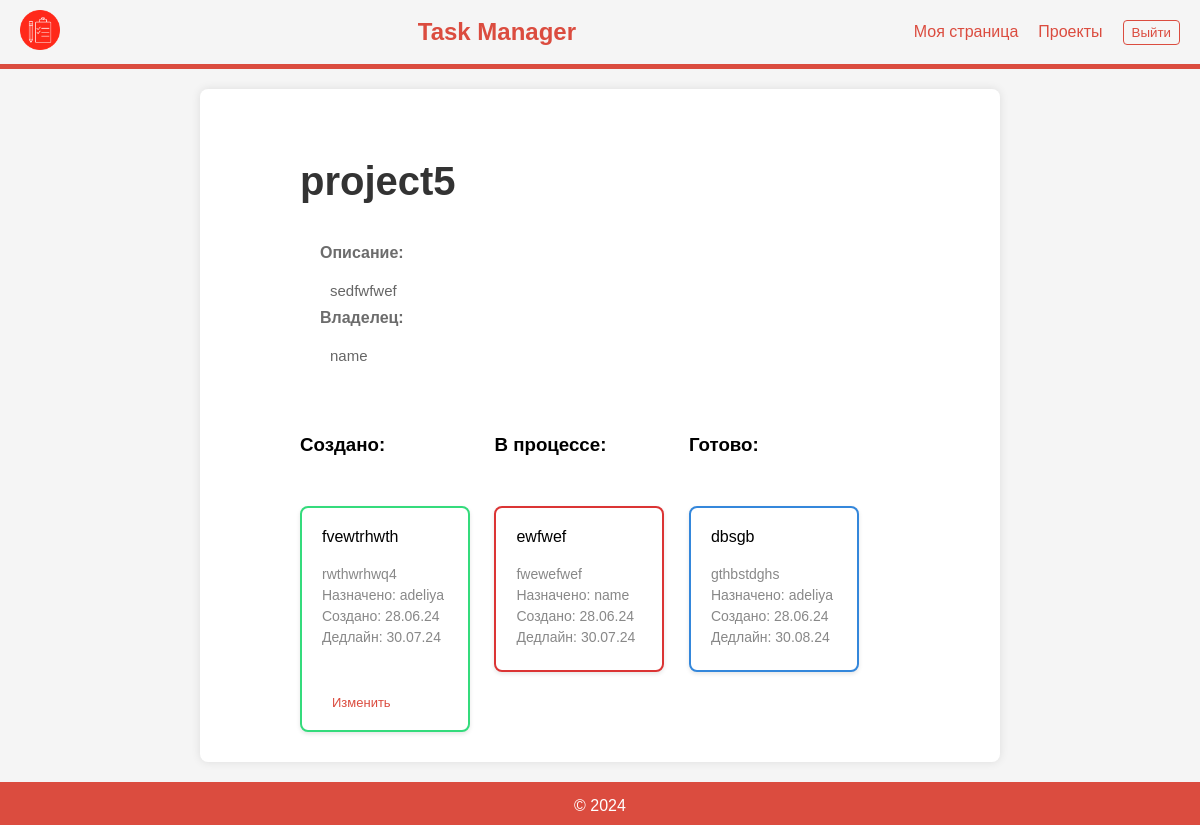
The app's page /projects/2/ (signed in) with its own data.
### app/models.py (models this page shows, shortened)
class Project(models.Model):
    title = models.CharField(max_length=255)
    description = models.TextField()
    owner = models.ForeignKey(
        CustomUser, on_delete=models.CASCADE, related_name="projects"
    )
    date_created = models.DateTimeField(auto_now_add=True)
    date_updated = models.DateTimeField(auto_now=True)

class CustomUser(AbstractUser):
    groups = models.ManyToManyField(Group, related_name="custom_user_set")
    user_permissions = models.ManyToManyField(
        Permission, related_name="custom_user_permissions_set"
    )
    date_joined = models.DateTimeField(default=timezone.now)
    def __str__(self):
        return self.username

class Task(models.Model):
    STATUS_CHOICES = [
        ("created", "Создано"),
        ("in_progress", "В процессе"),
        ("done", "Готово"),
    ]
    project = models.ForeignKey(Project, on_delete=models.CASCADE, related_name="tasks")
    title = models.CharField(max_length=255)
    description = models.TextField()
    assigned_to = models.ForeignKey(
        CustomUser, on_delete=models.SET_NULL, null=True, related_name="tasks"
    )
    date_created = models.DateTimeField(auto_now_add=True)
    date_updated = models.DateTimeField(auto_now=True)
    due_date = models.DateTimeField()
    status = models.CharField(max_length=20, choices=STATUS_CHOICES, default="created")

### app/views.py (the view)
# urls.py: path("projects/<int:pk>/", project_detail, name="project_detail"),
@login_required
def project_detail(request, pk):
    project = get_object_or_404(Project, pk=pk)
    tasks = project.tasks.all()
    is_owner = request.user == project.owner
    is_assigned = tasks.filter(assigned_to=request.user).exists()
    if not is_owner and not is_assigned:
        return HttpResponseForbidden("Доступ запрещен")
    return render(
        request,
        "app/project_detail.html",
        {
            "project": project,
            "tasks": tasks,
            "is_owner": is_owner,
        },
    )

### app/templates/app/project_detail.html (shortened to what this page needs)
{% extends 'app/base.html' %}
{% block content %}
    <div class="project-title">
        <h1>{{ project.title }}</h1>
    </div>
    <div class="project_description">
        <h5>Описание:</h5>
        <p class="descrp">{{ project.description }}</p>
        <h5>Владелец:</h5>
        <p class="descrp">{{ project.owner }}</p>
    </div>
    <div class="task-list-container">
        <div class="task-h">
            <h3>Создано:</h3>
        </div>
        <ul class="task-list">
            {% for task in tasks %}
                {% if task.status == "created" %}
                    <li class="task-item2 created">
                        <div class="task-details">
                            <span class="task-title">{{ task.title }}</span>
                            <div class="task-info">
                                <p>{{ task.description }}</p>
                                <p>Назначено: {{ task.assigned_to.username }}</p>
                                <p>Создано: {{ task.date_created|date:"d.m.y" }}</p>
                                <p>Дедлайн: {{ task.due_date|date:"d.m.y" }}</p>
                            </div>
                            {% if is_owner or is_owner and task.assigned_to == request.user %}
                            <div class="project-actions">
                                <a class="task-action" href="{% url 'task_edit' pk=task.pk %}">Изменить</a>
                                <a class="task-action" href="{% url 'task_delete' pk=task.pk %}">Удалить</a>
                            </div>
                            {% elif task.assigned_to == request.user %}
                            <div class="project-actions">
                                <a class="task-action" href="{% url 'task_edit' pk=task.pk %}">Изменить</a>
                            </div>
                            {% endif %}
                        </div>
                    </li>
                {% endif %}
            {% empty %}
                <li class="task-item">Нет задач</li>
            {% endfor %}
        </ul>
    </div>
    <div class="task-list-container">
        <div class="task-h">
            <h3>В процессе:</h3>
        </div>
        <ul class="task-list">
            {% for task in tasks %}
                {% if task.status == "in_progress" %}
                    <li class="task-item2 in_progress">
                        <div class="task-details">
                            <span class="task-title">{{ task.title }}</span>
                            <div class="task-info">
                                <p>{{ task.description }}</p>
                                <p>Назначено: {{ task.assigned_to.username }}</p>
                                <p>Создано: {{ task.date_created|date:"d.m.y" }}</p>
                                <p>Дедлайн: {{ task.due_date|date:"d.m.y" }}</p>
                            </div>
                        </div>
                    </li>
                {% endif %}
            {% empty %}
                <li class="task-item">Нет задач</li>
            {% endfor %}
        </ul>
    </div>
    <div class="task-list-container">
        <div class="task-h">
            <h3>Готово:</h3>
        </div>
        <ul class="task-list">
            {% for task in tasks %}
                {% if task.status == "done" %}
                    <li class="task-item2 done">
                        <div class="task-details">
                            <span class="task-title">{{ task.title }}</span>
                            <div class="task-info">
                                <p>{{ task.description }}</p>
                                <p>Назначено: {{ task.assigned_to.username }}</p>
                                <p>Создано: {{ task.date_created|date:"d.m.y" }}</p>
                                <p>Дедлайн: {{ task.due_date|date:"d.m.y" }}</p>
                            </div>
                        </div>
                    </li>
                {% endif %}
            {% empty %}
                <li class="task-item">Нет задач</li>
            {% endfor %}
        </ul>
    </div>
{% endblock %}

### app/static/app/css/styles.css (style rules this page uses)
* { margin: 0; padding: 0; box-sizing: border-box; }
body { font-family: 'Arial', sans-serif; background-color: #f5f5f5; margin: 0; padding: 0; }
ul { list-style: none; }
main h1 { font-size: 2.5rem; color: #333; margin: 50px 0 40px 0; }
h5 { font-size: 1rem; color: #6c6c6c; margin-bottom: 20px; }
.project-title { text-decoration: none; color: #333; font-size: 16px; }
.task-list { list-style: none; padding: 0; }
.task-title { flex-grow: 1; font-size: 1rem; }
.task-action { margin-left: 10px; color: #db4c3f; text-decoration: none; font-size: small; }
.project-actions { margin-top: 50px; display: flex; justify-content: space-between; }
.project_description { margin: 20px; font-size: 18px; }
.task-h { margin: 50px 0px; }
.descrp { margin: 10px; font-size: smaller; color: #666; }
p { margin-top: 5px; }
.task-item2 { background-color: #fff; margin-bottom: 10px; padding: 20px; border-radius: 8px; box-shadow: 0 2px 4px rgba(0, 0, 0, 0.1); display: flex; justify-content: space-between; align-items: center; }
.task-info p { margin-bottom: 5px; font-size: 14px; color: #888; }
.task-info { margin-top: 20px; }
.task-list-container { width: calc(170px); display: inline-block; vertical-align: top; margin-right: 20px; box-sizing: border-box; }
.task-list-container:last-child { margin-right: 0; }
.task-item2.created { border: 2px solid #34db7c; }
.task-item2.in_progress { border: 2px solid #db3434; }
.task-item2.done { border: 2px solid #3487db; }

### records on screen
Project: title "project5", description "sedfwfwef", owner "name"
Task: title "fvewtrhwth", description "rwthwrhwq4", assigned_to.username "adeliya", date_created "28.06.24", due_date "30.07.24", shows "Изменить"
Task: title "ewfwef", description "fwewefwef", assigned_to.username "name", date_created "28.06.24", due_date "30.07.24"
Task: title "dbsgb", description "gthbstdghs", assigned_to.username "adeliya", date_created "28.06.24", due_date "30.08.24"
